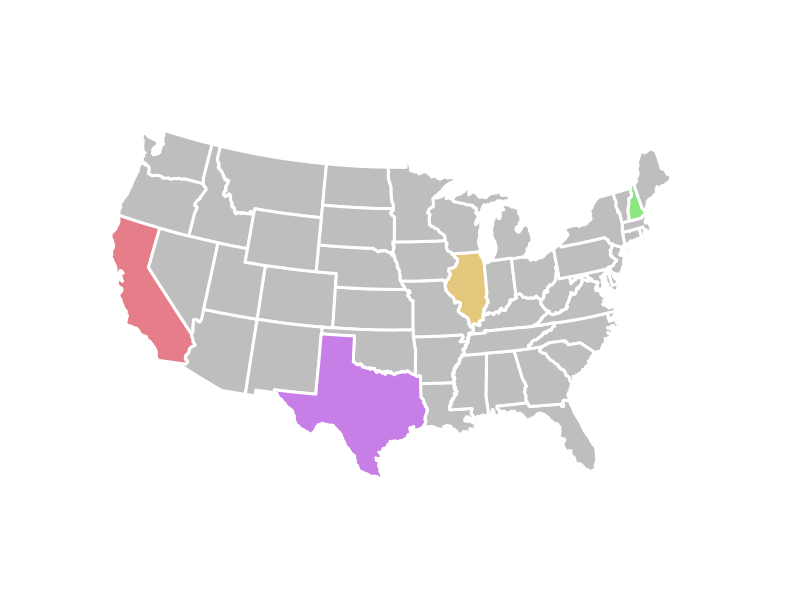

Source code (R): (Note: this script raises an error after producing the figure.)
#' ---
#' title: "Resume"
#' author: "Benjamin Wolfe"
#' date: "September 20, 2019"
#' output:
#'   html_document:
#'     code_folding: hide
#' ---
#' 
#+ message=FALSE
library(tidyverse)
library(lubridate)
library(scales)
library(here)
library(dichromat)
library(cowplot)

#' It's been helpful for me to write out my work history in code.
#' For one thing, it's highly transparent, and I value that in my career search.
#' For another, it allows me to commit dates and events to paper
#' that I might otherwise forget as I move on in my career.
today <- as.character(Sys.Date())
state_colors <- dichromat::colorschemes$SteppedSequential.5

#' Locations:
#' 
#' * Most dates are approximate.
#' * `dichromat` colors chosen for colorblind readers.
locations <- tribble(
  ~id,  ~start_date,    ~end_date,      ~location,         ~region, ~color,
    1, "1996-08-01", "2000-12-22",  "Wheaton, IL",      "Illinois",      2,
    2, "2004-08-01", "2006-06-01",   "Nashua, NH", "New Hampshire",      3,
    3, "2006-06-15", "2015-06-23", "Bay Area, CA",    "California",      5,
    4, "2015-06-30",        today,   "Austin, TX",         "Texas",      4,
) %>% 
  mutate_at(
    vars(ends_with("_date")),
    ymd
  ) %>% 
  mutate(
    map_fills = state_colors[(color - 1) * 5 + 4],
    saturated = state_colors[(color - 1) * 5 + 2]
  ) %>% 
  print()

work_locations <- tail(locations, -1) %>% 
  print()

#' Map and timeline colors:
map_fills <- setNames(
  c(locations[["map_fills"]], "gray" ),
  c(locations[["region"   ]], "Other")
) %>% 
  print()

saturated <- setNames(
  c(locations[["saturated"]], "white"),
  c(locations[["region"   ]], "Other")
) %>% 
  print()

#' Employers:
#' 
#' * Dates are approximate until the end of Farmers / start of Esurance.
employers <- tibble(
  id = 1:3,
  start_date = ymd(c(
    "2004-08-01",
    "2006-10-01",
    "2011-10-17"
  )),
  end_date = ymd(c(
    "2006-06-01",
    "2011-10-14",
    today
  )),
  employer = c(
    "Nashua HS North",
    "Farmers Insurance Group",
    "Esurance"
  ),
  cities = c(
    "Nashua",
    "Pleasanton",
    "San Francisco; Austin"
  ),
  positions = c(
    "Spanish Teacher",
    "Marketing Specialist / Analyst",
    "Various Positions"
  )
) %>% 
  print()

#' Positions:
#' 
#' * Teaching dates are approximate.
#' * Technically I began at Farmers as a Marketing Trainee
#'   (for that matter I was a temp before that),
#'   and I believe I ended as a Senior Marketing Specialist.
#'   They did not have an analyst title at my location,
#'   but it was offered to me as they created a new team just before I left.
#' * Farmers start date is approximate; dates after that are accurate.
#' 
#' Esurance management titles are nuanced as well.
#' 
#' * I started _managing_ with my first hire, before being promoted to manager.
#'   (See _people managed_, below.)
#' * While I never had the title of "Manager of Data Science,"
#'   we handled data science work, and my reports were data scientists.
#'   With the hiring of Deepak Ramanathan on 2014-09-24,
#'   my team was subsumed under the newly formed Data Science Group.
positions <- 
  tribble(
    ~id, ~emp_id,  ~start_date,    ~end_date,  ~position,
      1,       1, "2004-08-01", "2006-06-01", "Spanish\nTeacher",
      2,       2, "2006-10-01", "2011-10-14", "Mktg. Specialist\n/ Analyst",
      3,       3, "2011-10-17", "2012-11-07", "Marketing\nAnalyst",
      4,       3, "2012-11-07", "2014-04-01", "Sr. Marketing\nAnalyst",
      5,       3, "2014-04-01", "2015-09-23", "Manager,\nData Science",
      6,       3, "2015-09-23", "2019-04-18", "Manager,\nCX Analytics",
      7,       3, "2019-04-18",        today, "Lead\nCX Analyst"
  ) %>% 
  mutate_at(
    vars(ends_with("_date")),
    ymd
  ) %>% 
  print()

pad_ends <- function(positions,
                     pad_start = weeks(11),
                     pad_end = weeks(2)) {
  
  padded_start_dates <- 
    positions %>% 
    group_by(emp_id) %>% 
    filter(row_number(start_date) == 1) %>% 
    pull(id)
  
  padded_end_dates <- 
    positions %>% 
    group_by(emp_id) %>% 
    filter(row_number(desc(end_date)) == 1) %>% 
    pull(id)
  
  positions %>% 
    mutate(
      padded_start = start_date + 
        if_else(id %in% padded_start_dates, pad_start, days(0)),
      padded_end = end_date -
        if_else(id %in% padded_end_dates, pad_end, days(0))
    )
}

#' Teams I've managed:
teams_managed <- 
  tibble(
    id         = 1:2,
    start_date = ymd(c("2013-03-11", "2015-09-23")),
    end_date   = ymd(c("2015-09-23", "2019-04-18")),
    type       = c("Data Science", "CX Analytics"),
    label      = c("Led Marketing\nData Science Team",
                   "Led CX\nAnalytics Team"),
    details    = c("built, handed over", "promoted to, flattened")
  ) %>% 
  print()

pad_teams <- function(teams_managed) {
  teams_managed %>% 
    mutate(
      end_date = end_date - if_else(id == 1, weeks(1), weeks(0)),
      start_date = start_date + if_else(id == 2, weeks(1), weeks(0))
    )
}

#' Positions I've managed:
positions_managed <- 
  tribble(
    ~id,                        ~position,
      1,    "Associate Marketing Analyst",
      2,              "Marketing Analyst",
      3,                "Website Analyst",
      4, "Assoc Customer Insight Analyst",
      5,       "Customer Insight Analyst",
      6, "Sr Customer Experience Analyst",
      7,   "Sr Sales and Service Analyst",
      8,                 "Data Scientist"
) %>% 
  print()

#' Individuals I've managed, anonymized with dates, positions, and major events.
#' I figure it's worthwhile to get this information as specifically as possible,
#' since I won't always be able to pull this up quite as easily. :)
people_managed <- 
  tribble(
    ~team, ~id, ~col,        ~date,             ~event, ~title,          ~memo,
        1,   1,    1, "2013-03-11",            "hired",      1,             NA,
        1,   1,    1, "2014-04-01",         "promoted",      2,             NA,
        1,   1,    1, "2014-11-17",         "promoted",      8,             NA,
        1,   1,    1, "2015-09-23", "transitioned out",     NA, "actually 7/2",
        1,   2,    2, "2013-05-28",            "hired",      1,             NA,
        1,   2,    2, "2014-04-01",         "promoted",      2,             NA,
        1,   2,    2, "2014-08-05",         "promoted",      8,             NA,
        1,   2,    2, "2014-08-06",           "exited",     NA,  "sister team",
        1,   3,    2, "2014-11-10",            "hired",      1,             NA,
        1,   3,    2, "2015-09-23", "transitioned out",     NA,             NA,
        2,   4,    2, "2015-09-23",  "transitioned in",      7,             NA,
        2,   4,    2, "2016-02-26",         "promoted",      6,             NA,
        2,   4,    2, "2017-05-27",           "exited",     NA,     "external",
        2,   5,    3, "2015-09-23",  "transitioned in",      7,             NA,
        2,   5,    3, "2016-02-26",         "promoted",      6,             NA,
        2,   5,    3, "2016-07-29",           "exited",     NA,           "BI",
        2,   6,    1, "2015-09-23",  "transitioned in",      3,             NA,
        2,   6,    1, "2015-12-21",           "exited",     NA,     "external",
        2,   7,    1, "2016-03-30",  "transitioned in",      4,             NA,
        2,   7,    1, "2016-08-01",         "promoted",      5,             NA,
        2,   7,    1, "2018-08-24",         "promoted",      6,             NA,
        2,   7,    1, "2019-04-18", "transitioned out",     NA,             NA,
        2,   8,    3, "2017-09-22",            "hired",      5,     "internal",
        2,   8,    3, "2018-05-08",           "exited",     NA,     "external",
        2,   9,    2, "2018-05-14",            "hired",      5,             NA,
        2,   9,    2, "2019-04-18", "transitioned out",     NA,             NA,
        2,  10,    3, "2018-10-22",            "hired",      5,             NA,
        2,  10,    3, "2019-04-18", "transitioned out",     NA,             NA
  ) %>% 
  mutate(date = ymd(date)) %>% 
  mutate(
    padded_date = date +
      case_when(
        id == 1 & event == "hired"  ~ weeks( 4),
        event == "transitioned in"  ~ weeks( 2),
        event == "transitioned out" ~ weeks(-2),
        TRUE ~ weeks(0)
      )
  ) %>% 
  print()

#' Legend of locations (maybe tie colors to other timeline & education? maybe.):
map_data("state") %>% 
  mutate(
    region = region %>% 
      str_to_title() %>% 
      fct_other(keep = locations[["region"]])
  ) %>% 
  ggplot() +
  geom_polygon(
    aes(x = long, y = lat, group = group, fill = region),
    color = "white",
    size = 1
  ) +
  scale_fill_manual(values = map_fills) +
  coord_map(
    projection = "albers",
    lat0 = 39,
    lat1 = 45
  ) +
  theme_nothing()

#' Notes on graphics...
#' 
#' Need to experiment with the right numbers for graphics device,
#' so it doesn't show ugly lines (if I even use a gradient).
#' These look very pretty with 324 x 799.
#' 
#' I tried for rounded rectangles:
#' 
#' * https://stackoverflow.com/a/52822082/573332
#' * https://github.com/hrbrmstr/statebins/blob/master/R/geom-rrect.r
#' 
#' But they didn't work right with a reversed y-axis.
#' 
#' Also tried a fade on the right,
#' but it just looked blurry, accidental, and dirty.
#' 
#' Finally, here's the StackOverflow link
#' to [flip the y-axis](https://stackoverflow.com/a/43626186/573332).
#' 
#' This is what I've got for now.
#' Colors and proportions and such might change.
#' Heck, I'm really open to changing any of it; this was a POC.
#' But let's get everything else down, and then decide how to proceed.
#' 
#' Also under consideration...
#' When I started working with what languages, and what projects I worked on?
#' Awards, etc.?
#' For the management section, include a concise summary, perhaps?
#' 2 teams, 6 hires, 5 promoted?
#+ fig.width = 472 / 96, fig.height = 799 / 96, dpi = 96
# reverse date transformation
c_trans <- function(a, b, breaks = b$breaks, format = b$format) {
  
  a <- as.trans(a)
  b <- as.trans(b)
  
  name <- paste(a$name, b$name, sep = "-")
  
  trans <- function(x) a$trans(b$trans(x))
  inv   <- function(x) b$inverse(a$inverse(x))
  
  trans_new(name, trans, inverse = inv, breaks = breaks, format = format)
}

rev_date <- c_trans("reverse", "date")

# graphics parameters
gradations <- 250
decay      <- .25
timeline_x         <- 0.23
timeline_to_labels <- 0.03
timeline_to_team   <- 0.08
team_spacing       <- 0.05
locations_x               <- .7
locations_to_employer_box <- 0.05
employer_box_to_team_box  <- 0.05
box_to_name               <- 0.02

# default text parameters on timeline itself
update_geom_defaults("text", list(
  size       = 3,
  lineheight = 1,
  hjust      = 1,
  vjust      = 0.75
))

ggplot() +
  theme_nothing() +
  theme(
    axis.text.y = element_text(
      face          = "italic",
      color         = "gray30",
      size          = 9,
      vjust         = 0.5,
      hjust         = 1,
      angle         = 0,
      lineheight    = 0.9,
      margin        = margin(0, 10, 0, -7),
      inherit.blank = FALSE
    )
  ) +
  scale_y_continuous(
    trans    = rev_date,
    breaks   = ymd("2005-01-01") + years(0:14),
    labels   = function(x) format(x, "'%y"),
    position = "right"
  ) +
  scale_alpha_identity() +
  scale_fill_manual(
    values = saturated
  ) +
  scale_shape_manual(
    values = c(
      start             = 21,
      end               = 16,
      hired             = 21,
      promoted          = 16,
      `transitioned in` = 16
    )
  ) +
  geom_rect( # locations as colored bars
    aes(
      xmin  = locations_x - (alpha - 1) / gradations,
      xmax  = locations_x -  alpha      / gradations,
      ymin  = start_date,
      ymax  = end_date,
      fill  = region,
      alpha = exp(-decay * alpha)
    ),
    data = crossing(work_locations, tibble(alpha = 1:gradations - 1))
  ) +
  geom_rect( # employers as rectangles
    aes(
      xmin = 0,
      xmax = locations_x - locations_to_employer_box,
      ymin = start_date,
      ymax = end_date
    ),
    alpha = 0.2,
    data  = employers
  ) +
  geom_text( # employer names
    aes(
      x     = locations_x - locations_to_employer_box - box_to_name,
      y     = start_date + weeks(11),
      label = paste(employer, cities, sep = "\n")
    ),
    data = employers
  ) +
  geom_segment( # positions as segments
    aes(
      y    = padded_start,
      yend = padded_end,
      x    = timeline_x,
      xend = timeline_x
    ),
    data = positions %>% pad_ends()
  ) +
  geom_point( # position end points
    aes(
      x     = timeline_x,
      y     = event_date,
      shape = date_type
    ),
    fill = "gray",
    data = positions %>% 
      pad_ends() %>% 
      pivot_longer(
        cols         = starts_with("padded_"),
        names_to     = "date_type",
        names_prefix = "padded_",
        values_to    = "event_date"
      ) %>% 
      group_by(event_date) %>% 
      filter(
        row_number(date_type) == 1,
        !(date_type == "end" & end_date %in% employers$end_date)
      )
  ) +
  geom_text( # position names
    aes(
      x     = timeline_x - timeline_to_labels,
      y     = padded_start,
      label = position
    ),
    data = pad_ends(positions)
  ) +
  geom_rect( # teams as rectangles
    aes(
      xmin = timeline_x + timeline_to_team,
      xmax = locations_x - locations_to_employer_box - employer_box_to_team_box,
      ymin = start_date,
      ymax = end_date
    ),
    alpha = 0.15,
    data  = pad_teams(teams_managed)
  ) +
  geom_text( # team labels
    aes(
      x     = locations_x - 
                locations_to_employer_box -
                employer_box_to_team_box -
                box_to_name,
      y     = start_date + weeks(12),
      label = label
    ),
    color = "gray20",
    hjust = 0,
    vjust = 1,
    angle = -90,
    data  = teams_managed
  ) +
  geom_segment( # direct reports as segments
    aes(
      x    = timeline_x + timeline_to_team + col * team_spacing,
      xend = timeline_x + timeline_to_team + col * team_spacing,
      y    = start_date,
      yend = end_date
    ),
    color = "gray20",
    data  = people_managed %>% 
      group_by(col, id) %>% 
      summarise(
        start_date = min(date),
        end_date   = max(date)
      ) %>% 
      mutate(
        start_date = start_date +
          if_else(start_date %in% teams_managed$start_date, weeks(6), weeks(0)),
        end_date = end_date -
          if_else(end_date %in% teams_managed$end_date[1], weeks(2), weeks(0))
      )
  ) +
  geom_point( # direct report career events
    aes(
      x     = timeline_x + timeline_to_team + col * team_spacing,
      y     = date,
      shape = event
    ),
    color = "gray20",
    fill  = "gray",
    data  = people_managed %>% 
      filter(event %in% c("hired", "promoted", "transitioned in")) %>% 
      mutate(
        date = date +
          if_else(date %in% teams_managed$start_date, weeks(6), weeks(0)))
  )
